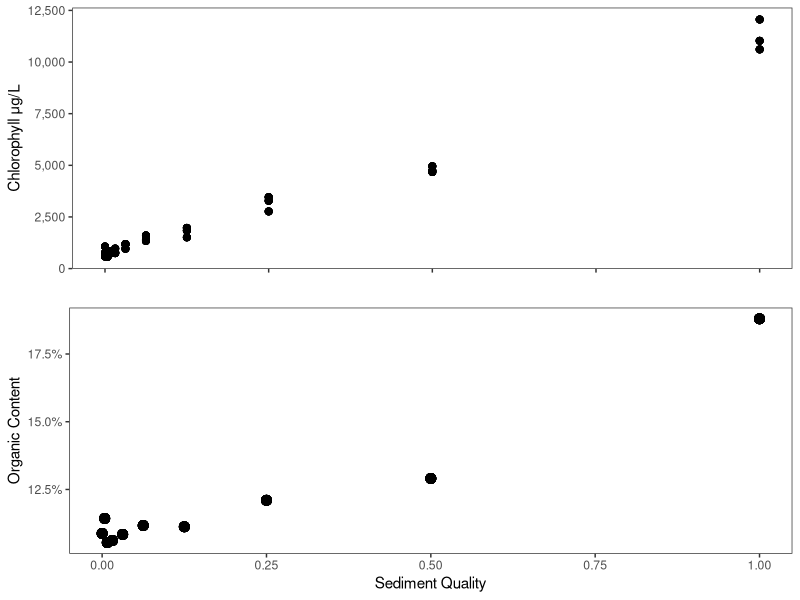
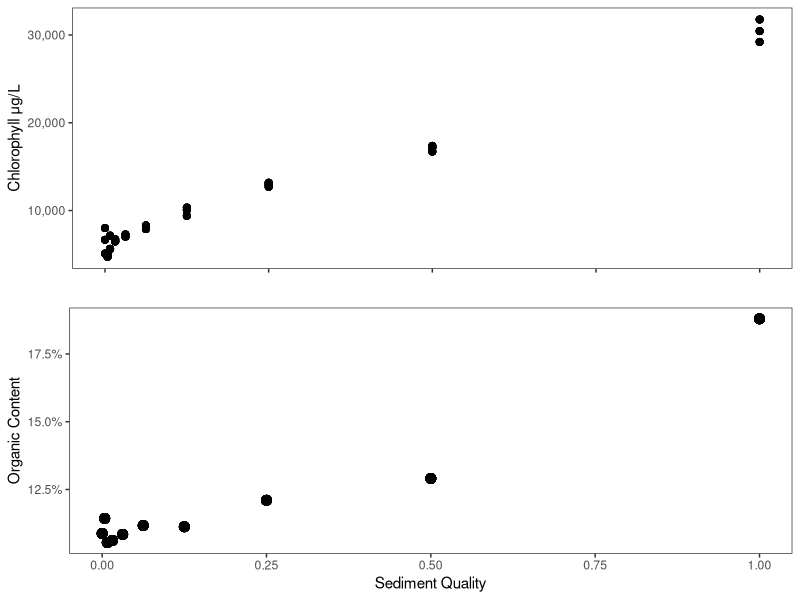
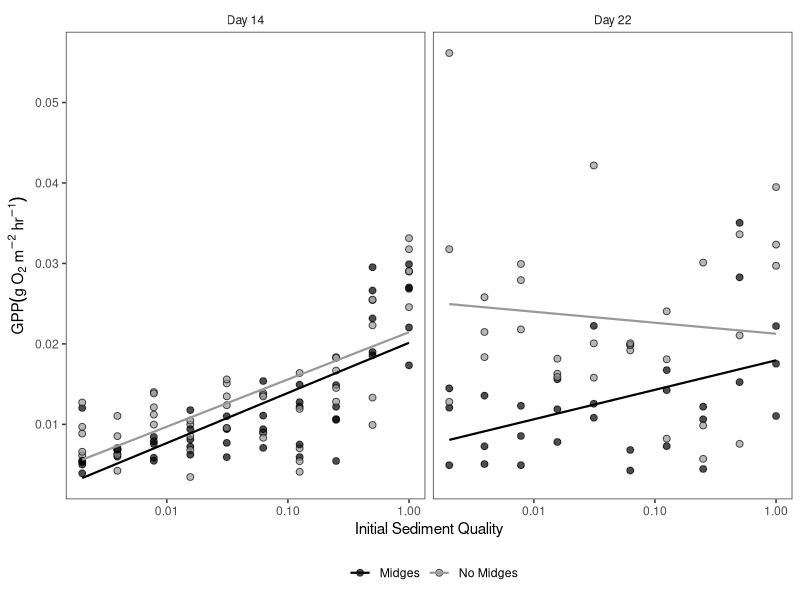
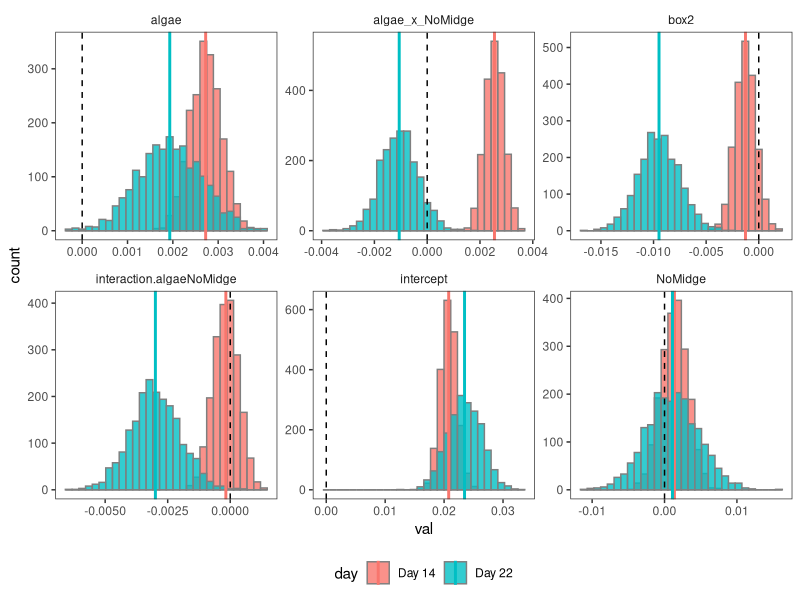
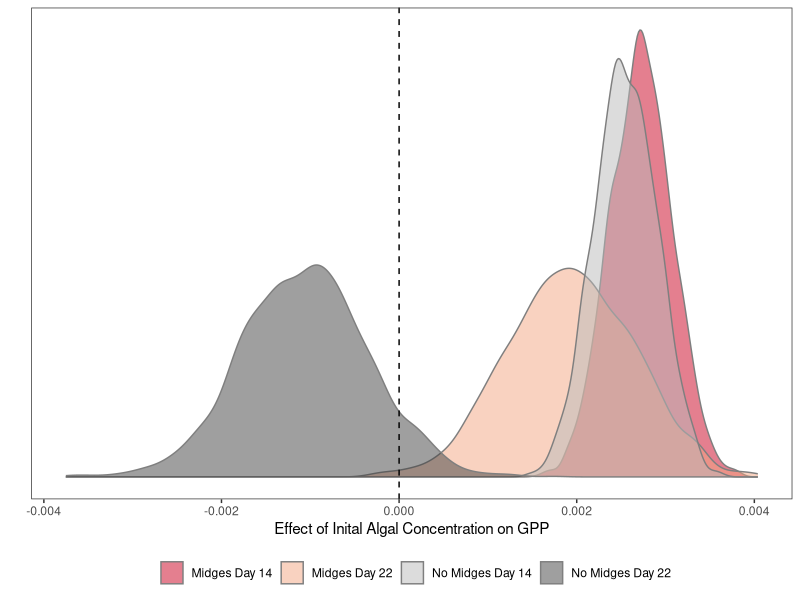
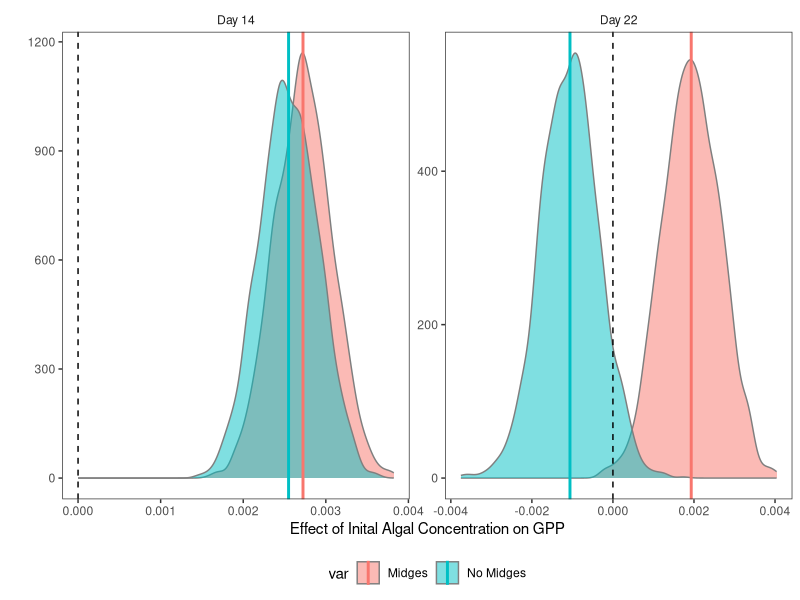
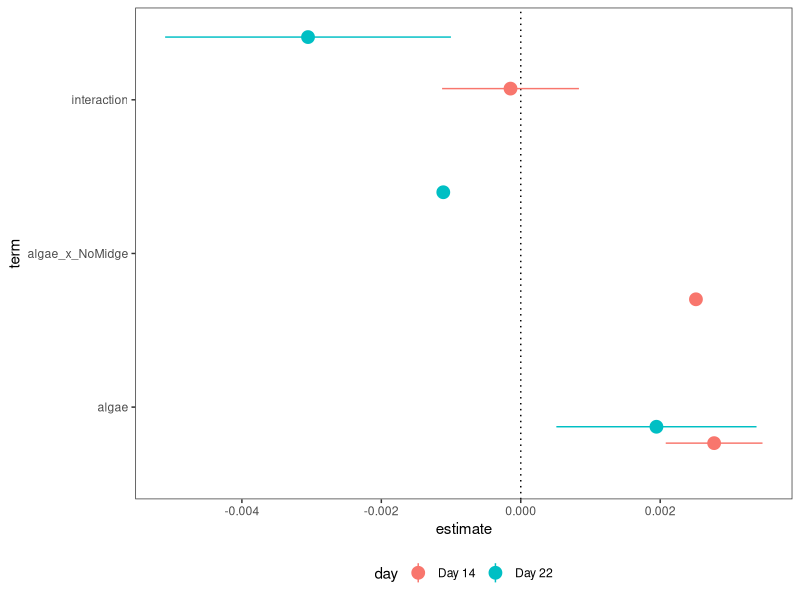
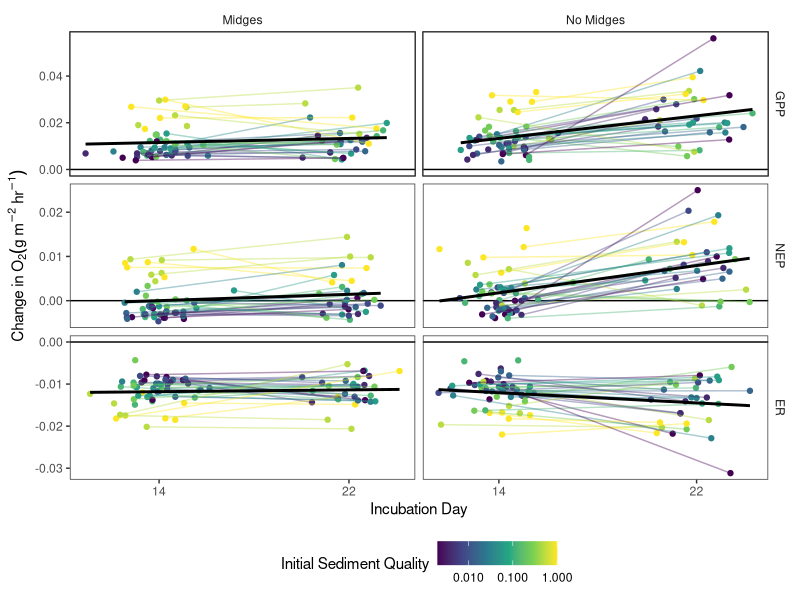

Write the R code that produced these figures, in order. (Note: a time limit stopped this script after it produced the figures.)
#====Load Packages====
library(tidyverse)
library(lubridate)
library(viridis)
library(gridExtra)
library(lme4)
library(car)

#Define function to give NA if all NAs else give mean
meanna <- function(x){
  if(all(is.na(x))){
    NA
  }
  else{
    mean(x, na.rm = TRUE)
  }
}

#====set aesthetics====
theme_set(theme_bw()+
            theme(panel.grid = element_blank(),
                  strip.background = element_blank(),
                  legend.position = "bottom"))

#====Set Seed====
set.seed(12345)

#====read in files====

meta <- read_csv("clean data/MG_meta.csv") %>% 
  mutate(algae_conc2 = ifelse(algae_conc == 0, 2e-3, algae_conc)) #check
chl <- read_csv("clean data/MG_chl.csv")
om <- read_csv("clean data/MG_om.csv")
ndvi <- read_csv("clean data/MG_ndvi.csv")
ep_raw <- read_csv("clean data/MG_ep.csv")
cm_raw <- read_csv("clean data/MG_cm.csv")
cc_raw <- read_csv("clean data/MG_cc.csv")


#====Figure 1: Chorophyll and organic content in stock sediment====
omplot <- om %>% 
  left_join(meta) %>% 
  ggplot(aes(algae_conc, perc.org))+
  geom_point(size =3)+
  scale_y_continuous(labels = scales::percent_format())+
  labs(x = "Sediment Quality",
       y = "Organic Content")

#corrected for pheophytin
corrchlplot <- chl %>% 
  left_join(meta) %>% 
  ggplot(aes(x = algae_conc, y = chl))+
  geom_point(size = 2, alpha = 0.8)+
  scale_y_continuous(labels = scales::comma_format())+
  labs(x = "",
       y = "Chlorophyll \u03BCg/L") +  #\u03BC is the unicode for mu
  theme(axis.text.x = element_blank())

#uncorrected
uncorrchlplot <- chl %>% 
  left_join(meta) %>% 
  ggplot(aes(x = algae_conc, y = uncorr_chl))+
  geom_point(size = 2, alpha = 0.8)+
  scale_y_continuous(labels = scales::comma_format())+
  labs(x = "",
       y = "Chlorophyll \u03BCg/L") + #\u03BC is the unicode for mu
  theme(axis.text.x = element_blank())


grid.arrange(corrchlplot, omplot, nrow  = 2)
grid.arrange(uncorrchlplot, omplot, nrow  = 2)


#=====Question 1: Effects of Midges on Primary Producers=====
## Midge effect on production
nep <- ep_raw %>% 
  left_join(meta) %>% 
  mutate(coreid = as.character(coreid),
         box = as.character(box))

nep14 <- nep %>% 
  filter(day == 14)

g14log <- lm(gpp~log(algae_conc2)*midge+box, data = nep14) 
summary(g14log)
# plot(g14log)


nep22 <- nep %>% 
  filter(day == 22)

g22log <- lm(gpp~log(algae_conc2)*midge+box, data = nep22)
summary(g22log)
# plot(g22log)


#====Figure 2: GPP====
nep %>% 
  mutate(day = paste("Day", day)) %>% 
  ggplot(aes(x = algae_conc2, y = gpp, fill = midge))+
  facet_wrap(~day)+
  geom_point(size  = 2, alpha = 0.7, shape = 21)+
  geom_smooth(aes(color = midge), method = "lm", size = 0.75, se = FALSE)+
  scale_fill_manual(values = c("black", "gray60"))+
  scale_color_manual(values = c("black", "gray60"))+
  labs(x = "Initial Sediment Quality",
       y = expression(GPP(g~O[2]~m^{-2}~hr^{-1})),
       color = "",
       fill = "")+
  scale_x_log10()


#====Do the slopes differ between the two sample dates====

#parametric bootstrapping verison

#set number of bootstraps
nboot <- 2000

#define function for parametric bootstrapping
para.boot <- function(data1, data2, response.var, lm1, lm2, results, nboot){

    #define data frames for simulated data
    dat1 = data1
    dat2 = data2
    
    #perform bootstrap
    for(i in 1:nboot){
      #simulate results estimates for day 14
      dat1$response.var <- simulate(lm1)[[1]] #simulate data from model
      lm1boot <- update(lm1, response.var ~., data = dat1) #perform lm on simulated data
      
      #extract coefficients 
      results$intercept[i] = coef(summary(lm1boot))[1,"Estimate"]
      results$algae[i] = coef(summary(lm1boot))[2,"Estimate"]
      results$NoMidge[i] = coef(summary(lm1boot))[3,"Estimate"]
      results$box2[i] = coef(summary(lm1boot))[4,"Estimate"]
      results$interaction.algaeNoMidge[i] = coef(summary(lm1boot))[5,"Estimate"]
      
      #add coefficients from algae and its interaction with midges to estimate effect of algae conc on response in absence of midges
      results$algae_x_NoMidge[i] = results$algae[i] + results$interaction.algaeNoMidge[i]
      
      #perform same process for second lm==
      dat2$response.var <- simulate(lm2)[[1]] #simulate data from model
      lm2boot <- update(lm2, response.var~., data = dat2) # fit regression to simulated data
      
      #extract coefficients
      results$intercept[i + nboot] = coef(summary(lm2boot))[1,"Estimate"] 
      results$algae[i + nboot] = coef(summary(lm2boot))[2,"Estimate"]
      results$NoMidge[i + nboot] = coef(summary(lm2boot))[3,"Estimate"]
      results$box2[i + nboot] = coef(summary(lm2boot))[4,"Estimate"]
      results$interaction.algaeNoMidge[i + nboot] = coef(summary(lm2boot))[5,"Estimate"]
      
      #add coefficients from algae and no midge to estimate effect of algae conc on gpp in absence of midge
      results$algae_x_NoMidge[i + nboot] = results$algae[i + nboot] + results$interaction.algaeNoMidge[i + nboot]
      
    }
    return(results)
}


#generate data frame to put all the results
gboot1 <- data.frame(sim = rep(1:nboot, 2), 
                     intercept = NA, 
                     algae = NA, 
                     NoMidge = NA, 
                     box2 = NA, 
                     interaction.algaeNoMidge = NA,
                     algae_x_NoMidge = NA, 
                     day = rep(c("Day 14", "Day 22"), each = nboot))

#peform bootstrapping
gboot1 <- para.boot(data1 = nep14, data2 = nep22, 
          response.var = "gpp", 
          lm1 = g14log, lm2 = g22log, 
          results = gboot1, nboot = nboot)



#plot all coefficients
gboot1 %>% 
  gather(var, val, -sim, -day) %>% 
  group_by(var, day) %>% 
  mutate(mean = mean(val)) %>% 
  ggplot(aes(val, fill = day))+
  geom_histogram(alpha = 0.8, color = "gray50", data = . %>% filter(day == "Day 14"))+
  geom_histogram(alpha = 0.8, color = "gray50", data =. %>% filter(day=="Day 22"))+
  facet_wrap(~var, scales = "free")+
  geom_vline(xintercept = 0, linetype = "dashed")+
  geom_vline(aes(xintercept = mean, col = day), size = 1)


gboot1 %>%
  select(algae, algae_x_NoMidge, day) %>%
  gather(var, val, -day) %>% 
  group_by(var, day) %>% 
  mutate(mean = mean(val),
         var = ifelse(var == 'algae_x_NoMidge', "No Midges", "Midges"),
         var = paste(var, day)) %>% 
  ggplot(aes(val, fill = var))+
  geom_density(alpha = 0.5, color = "gray50")+
  # geom_density(alpha = 0.5, color = "gray50", data =. %>% filter(day=="Day 22"))+
  geom_vline(xintercept = 0, linetype = "dashed")+
  labs(x = "Effect of Inital Algal Concentration on GPP",
       y = "",
       fill = "")+
  theme(axis.text.y = element_blank(),
        axis.ticks.y = element_blank())+
  scale_fill_brewer(palette = "RdGy")

gboot1 %>%
  select(algae, algae_x_NoMidge, day) %>%
  gather(var, val, -day) %>% 
  group_by(var, day) %>% 
  mutate(mean = mean(val),
         var = ifelse(var == 'algae_x_NoMidge', "No Midges", "Midges")) %>% 
  ggplot(aes(val, fill = var))+
  facet_wrap(~day, scales = "free")+
  geom_density(alpha = 0.5, color = "gray50", data = . %>% filter(var == "Midges"))+
  geom_density(alpha = 0.5, color = "gray50", data =. %>% filter(var == "No Midges"))+
  geom_vline(xintercept = 0, linetype = "dashed")+
  labs(x = "Effect of Inital Algal Concentration on GPP",
       y = "")+
  geom_vline(aes(xintercept = mean, col = var), size = 1)


##Delta Method Version

##NOT WORKING SOME PROBLEMS WITH DEFINITIONS

dmg <- data.frame(day = c("Day 14", "Day 22"), 
           #estimate for the slope of the effect of initial sediment quality on gpp with midges
           algae.estimate = c(coef(g14log)["log(algae_conc2)"], 
                              coef(g22log)["log(algae_conc2)"]), 
           #variance in that estimate
           algae.var = c(vcov(g14log)["log(algae_conc2)", "log(algae_conc2)"],
                         vcov(g22log)["log(algae_conc2)", "log(algae_conc2)"]), 
           #estimate for the interaction between midges and no midges
           interaction.estimate = c(coef(g14log)["log(algae_conc2):midgeNo Midges"],
                                    coef(g22log)["log(algae_conc2):midgeNo Midges"]),
           #variance in that estimate
           interaction.var = c(vcov(g14log)["log(algae_conc2):midgeNo Midges", "log(algae_conc2):midgeNo Midges"],
                               vcov(g22log)["log(algae_conc2):midgeNo Midges", "log(algae_conc2):midgeNo Midges"]), 
           #covariance between the two
           covar = c(vcov(g14log)["log(algae_conc2)", "log(algae_conc2):midgeNo Midges"],
                     vcov(g22log)["log(algae_conc2)", "log(algae_conc2):midgeNo Midges"]))


#not working because variance is being estimated as negative, which can't happen.
dmg <- dmg %>% 
  rowwise() %>% 
  mutate(algae_x_NoMidge = algae.estimate + interaction.estimate,
         algae_x_NoMidge.var = (algae.estimate^2)*algae.var + (interaction.estimate^2)*interaction.var + covar,
         algae.se = sqrt(algae.var),
         interaction.se = sqrt(interaction.var),
         algae_x_NoMidge.se = sqrt(algae_x_NoMidge.var))


dmg %>% 
  select(day, contains("estimate"), algae_x_NoMidge) %>% 
  gather(term, estimate, -day) %>% 
  mutate(term = str_remove(term, ".estimate")) %>% 
  left_join(dmg %>% 
              select(day, contains("se")) %>% 
              gather(term, se, -day) %>% 
              mutate(term = str_remove(term, ".se"))) %>% 
  ggplot(aes(x = term, y = estimate, col = day))+
  geom_hline(yintercept = 0, linetype = "dotted")+
  geom_point(position = position_jitter(width = 0.5, seed = 1), size = 4)+
  geom_pointrange(aes(ymin = estimate-2*se, ymax = estimate+2*se),  position = position_jitter(width = 0.5, seed = 1))+
  coord_flip()
  
#Statistics???
  

#fig 2 with error bars from bootstrapped models



#Supplemental Figure
nep %>% 
  gather(metabolism, value, resp, nep, gpp) %>% 
  mutate(day = day+rnorm(n(), 0.001), #add jitter
         metabolism = toupper(ifelse(metabolism == "resp", "er", metabolism)),
         metabolism = fct_reorder(metabolism, desc(value))) %>%  
  ggplot(aes(x = day, y = value, col = algae_conc2))+
  facet_grid(metabolism~midge, scales = "free")+
  geom_hline(yintercept = 0)+
  geom_point()+
  geom_line(aes( group = coreid), alpha = 0.4)+
  geom_smooth(method = "lm", col = "black", se = FALSE)+
  theme(legend.position = "bottom")+
  labs(y = expression("Change in" ~O[2] (g~m^{-2}~hr^{-1})),
       x = "Incubation Day",
       color = "Initial Sediment Quality")+
  scale_color_viridis_c(trans = "log10")+
  scale_x_continuous(breaks = c(14, 22))

nep %>% 
  mutate(day = paste("Day", day)) %>% 
  gather(metabolism, value, resp, nep, gpp) %>% 
  mutate(metabolism = toupper(metabolism),
         metabolism = ifelse(metabolism == "RESP", "ER", metabolism),
         metabolism = fct_reorder(metabolism, -value)) %>% 
  ggplot(aes(x = algae_conc2, y = value, fill = midge))+
  geom_hline(yintercept = 0, linetype = "dotted")+
  facet_grid(metabolism~day, scale = "free_y", switch = "y")+
  geom_point(size  = 2, alpha = 0.7, shape = 21)+
  geom_smooth(aes(color = midge), method = "lm", size = 0.75, se = FALSE)+
  scale_fill_manual(values = c("black", "gray60"))+
  scale_color_manual(values = c("black", "gray60"))+
  labs(x = "Initial Sediment Quality",
       y = expression(g~O[2]~m^{-2}~hr^{-1}),
       color = "",
       fill = "")+
  scale_x_log10()+
  theme(strip.placement = "outside")


##Midge Effects on chlorophyll

#This is especially sloppy because I might remove all of this. 
lm(NDVI_R~log(algae_conc2)*midge+box, data = ndvi %>% left_join(meta) %>% filter(day ==14)) %>% summary()
lm(NDVI_R~log(algae_conc2)*midge+box, data = ndvi %>% left_join(meta) %>% filter(day ==22)) %>% summary()

ndvi %>% 
  left_join(meta) %>% 
  ggplot(aes(x = algae_conc2, y = NDVI_R, fill = midge))+
  geom_point(size = 2, shape = 21)+
  facet_wrap(~paste("Day", day))+
  # geom_smooth(aes(col = midge), method = "lm", se = FALSE)+
  scale_fill_manual(values = c("black", "gray60"))+
  scale_color_manual(values = c("black", "gray60"))+
  labs(x = "Initial Sediment Quality",
       y = "NDVI")+
  scale_x_log10()

#supplement
ndvi %>%
  mutate(coreid = as.character(coreid)) %>% 
  left_join(nep) %>% 
  ggplot(aes(x = gpp, y = NDVI_R, col = algae_conc2))+
  geom_point()+
  facet_grid(midge~day)+
  geom_smooth(method = "lm", se = FALSE, col = "black", size = 0.7)+
  scale_color_viridis_c(trans = "log10")+
  labs(x = expression(GPP~(g^{2}~O[2]~m^{-2}~hr^{-1})),
       y = "NDVI",
       color = "Initial Sediment Quality")

ndvi %>% 
  left_join(meta) %>% 
  ggplot(aes(x = factor(day), y = NDVI_R, col = algae_conc2, group = factor(algae_conc)))+
  geom_jitter(width = 0.2)+
  facet_wrap(~midge)+
  geom_smooth(method = "lm", se = FALSE, size = 0.7)+
  scale_color_viridis_c(trans = "log10")+
  labs(x = "Day",
       y = "NDVI",
       color = "Initial Sediment Quality")



#====Question 2: Sediment Effects on Midges =====
##====Q2.1: Number of Midges Present====
cc <- cc_raw %>% 
  left_join(meta) %>% 
  mutate(coreid = as.character(coreid),
         box = as.character(box))

cc14 <- cc %>% 
  filter(day == 14)

nm14log <- glm(live_tt~log(algae_conc2)*midge+box, 
               data = cc14,
               family = quasipoisson())

summary(nm14log)
# plot(nm14log)

cc22 <- cc %>% 
  filter(day == 22)

nm22log <- glm(live_tt~log(algae_conc2)*midge+box, 
               data = cc22,
               family = quasipoisson())

summary(nm22log)
# plot(nm22log)

#====Figure 3: Number of Midges====
cc %>% 
  left_join(nep) %>% 
  filter(day %in% c(14, 22)) %>% 
  mutate(day = paste("Day", day)) %>% 
  ggplot(aes(x = algae_conc2, y = live_tt, fill = gpp))+
  facet_grid(midge~day, scales = "free")+
  geom_jitter(shape = 21, size = 2, alpha = 0.6, width = 0.0005, height = 0.3)+
  geom_smooth(method = "lm", se = FALSE, size = 0.6, col = "black")+
  scale_fill_viridis_c()+
  labs(y = "Live Tanytarsini",
       x = "Initial Sediment Quality",
       fill = expression(GPP(g~O[2]~m^{-2}~hr^{-1})~" "))+
  scale_x_log10()

cc %>% 
  left_join(nep) %>% 
  filter(day %in% c(14, 22)) %>% 
  mutate(day = paste("Day", day)) %>% 
  ggplot(aes(x = algae_conc2, y = live_tt, col = gpp, shape = day, linetype = day))+
  facet_wrap(~midge, scales = "free")+
  geom_jitter(size = 2, alpha = 0.6, width = 0.0005, height = 0.3)+
  geom_smooth(method = "lm", se = FALSE, size = 0.6, col = "black")+
  scale_color_viridis_c(trans = "log10")+
  scale_shape_manual(values = c(21,16))+
  scale_linetype_manual(values = c("dashed", "solid"))+
  labs(y = "Live Tanytarsini",
       x = "Initial Sediment Quality",
       fill = expression(GPP(g~O[2]~m^{-2}~hr^{-1})~" "))+
  scale_x_log10()+
  lims(y = c(0, NA))

#====Q2.1.a Bootstrapping Coefficients====
#generate data frame to put all the results
nmboot <- data.frame(sim = rep(1:nboot, 2), 
                     intercept = NA, 
                     algae = NA, 
                     NoMidge = NA, 
                     box2 = NA, 
                     interaction.algaeNoMidge = NA,
                     algae_x_NoMidge = NA, 
                     day = rep(c("Day 14", "Day 22"), each = nboot))

#unable to bootstrap quasi-models. The estimates should be the same if I use family = nonquasi, so we'll do that
nm142 <- update(nm14log, .~., family = poisson())
nm222 <- update(nm22log, .~., family = poisson())


#peform bootstrapping
nmboot <- para.boot(data1 = cc14, data2 = cc22, 
          response.var = "live_tt", 
          lm1 = nm142, lm2 = nm222, 
          results = nmboot, nboot = nboot)


#plot all coefficients
nmboot %>% 
  gather(var, val, -sim, -day) %>% 
  group_by(var, day) %>% 
  mutate(mean = mean(val)) %>% 
  ggplot(aes(val, fill = day))+
  geom_histogram(alpha = 0.8, color = "gray50", data = . %>% filter(day == "Day 14"))+
  geom_histogram(alpha = 0.8, color = "gray50", data =. %>% filter(day=="Day 22"))+
  facet_wrap(~var, scales = "free")+
  geom_vline(xintercept = 0, linetype = "dashed")+
  geom_vline(aes(xintercept = mean, col = day), size = 1)


nmboot %>%
  select(algae, algae_x_NoMidge, day) %>%
  gather(var, val, -day) %>% 
  group_by(var, day) %>% 
  mutate(mean = mean(val),
         var = ifelse(var == 'algae_x_NoMidge', "No Midges", "Midges")) %>% 
  ggplot(aes(val, fill = day))+
  facet_wrap(~var, scales = "free")+
  geom_density(alpha = 0.5, color = "gray50", data = . %>% filter(day == "Day 14"))+
  geom_density(alpha = 0.5, color = "gray50", data =. %>% filter(day=="Day 22"))+
  geom_vline(xintercept = 0, linetype = "dashed")+
  labs(x = "Effect of Inital Algal Concentration on Number of Live Midges",
       y = "")+
  geom_vline(aes(xintercept = mean, col = day), size = 1)


nmboot %>%
  select(algae, algae_x_NoMidge, day) %>%
  gather(var, val, -day) %>% 
  group_by(var, day) %>% 
  mutate(mean = mean(val),
         var = ifelse(var == 'algae_x_NoMidge', "No Midges", "Midges")) %>% 
  ggplot(aes(val, fill = var))+
  facet_wrap(~day, scales = "free")+
  geom_density(alpha = 0.5, color = "gray50", data = . %>% filter(var == "Midges"))+
  geom_density(alpha = 0.5, color = "gray50", data =. %>% filter(var == "No Midges"))+
  geom_vline(xintercept = 0, linetype = "dashed")+
  labs(x = "Effect of Inital Algal Concentration on Number of Live Midges",
       y = "")+
  geom_vline(aes(xintercept = mean, col = var), size = 1)



##====Q2.2: Midge Development====
cm <- cm_raw %>% 
  left_join(meta) %>% 
  mutate(coreid = as.character(coreid),
         box = as.character(box),
         body_size = body_size/1000) #convert from um to mm


#find starting midge stages
startingprop <- {cm %>% 
    #only tanytarsini
  filter(species_name == "tt") %>% 
  #set 1 if instar>2
  mutate(instar = ifelse(instar=="3"|instar=="4", 1, 0)) %>% 
  group_by(coreid, day, algae_conc, instar, midge) %>% 
  #count number of greater than 2nd instar
  summarise(count = n()) %>% 
  group_by(coreid) %>% 
  #get proportion within a mesocosm
  mutate(prop  = count/sum(count),
         live_tt = sum(count)) %>% 
  filter(instar == 1, 
         is.na(algae_conc))}$prop


p3 <- cm %>% 
  filter(species_name == "tt") %>% 
  mutate(instar = ifelse(instar=="3"|instar=="4", 1, 0)) %>% 
  group_by(coreid, day, algae_conc, algae_conc2, instar, midge, box) %>% 
  summarise(count = n()) %>% 
  group_by(coreid) %>% 
  mutate(prop  = count/sum(count),
         live_tt = sum(count)) %>% 
  filter(instar == 1)

#====Figure 4: Instar====
p3 %>% 
  filter(!is.na(algae_conc)) %>% 
  mutate(day = paste("Day", day)) %>% 
  ggplot(aes(y = prop, x = algae_conc2, fill = live_tt))+
  geom_point(shape = 21, size = 2, alpha = 0.7)+
  geom_hline(yintercept = startingprop)+
  facet_grid(midge~day)+
  scale_fill_viridis_c(option = "plasma")+
  lims(y = c(0,1))+
  labs(x = expression(GPP~(g^{2}~O[2]~m^{-2}~hr^{-1})),
       y = "Proportion of Larval Midges\n3rd instar or higher",
       fill = "Number of Larvae")+
  theme(legend.position = "bottom")+
  scale_x_log10()

#subset for day 14
p314 <- p3 %>% 
  filter(day == 14)

prop14log <- glm(prop~log(algae_conc2)*midge+box, 
                 data = p314, 
                 family = quasibinomial())

summary(prop14log)
# plot(prop14log)

#subset for day 22
p322 <- p3 %>% 
  filter(day == 22)

prop22log <- glm(prop~log(algae_conc2)*midge+box, 
                 data = p322, 
                 family = quasibinomial())
summary(prop22log)
# plot(prop22log)

#====Q2.2 Bootstrap====

##PROBLEMS!!!

#generate data frame to put all the results
propboot <- data.frame(sim = rep(1:nboot, 2), 
                     intercept = NA, 
                     algae = NA, 
                     NoMidge = NA, 
                     box2 = NA, 
                     interaction.algaeNoMidge = NA,
                     algae_x_NoMidge = NA, 
                     day = rep(c("Day 14", "Day 22"), each = nboot))

#update quasi-models
prop142 <- update(prop14log, .~., family = binomial())
prop222 <- update(prop22log, .~., family = binomial())

#peform bootstrapping
propboot <- para.boot(data1 = p314, data2 = p322, 
          response.var = "prop", 
          lm1 = prop142, lm2 = prop222, 
          results = propboot, nboot = nboot)


#plot all coefficients
propboot %>% 
  gather(var, val, -sim, -day) %>% 
  group_by(var, day) %>% 
  mutate(mean = mean(val)) %>% 
  ggplot(aes(val, fill = day))+
  geom_histogram(alpha = 0.8, color = "gray50", data = . %>% filter(day == "Day 14"))+
  geom_histogram(alpha = 0.8, color = "gray50", data =. %>% filter(day=="Day 22"))+
  facet_wrap(~var, scales = "free")+
  geom_vline(xintercept = 0, linetype = "dashed")+
  geom_vline(aes(xintercept = mean, col = day), size = 1)


propboot %>%
  select(algae, algae_x_NoMidge, day) %>%
  gather(var, val, -day) %>% 
  group_by(var, day) %>% 
  mutate(mean = mean(val),
         var = ifelse(var == 'algae_x_NoMidge', "No Midges", "Midges")) %>% 
  ggplot(aes(val, fill = day))+
  facet_wrap(~var, scales = "free")+
  geom_density(alpha = 0.5, color = "gray50", data = . %>% filter(day == "Day 14"))+
  geom_density(alpha = 0.5, color = "gray50", data =. %>% filter(day=="Day 22"))+
  geom_vline(xintercept = 0, linetype = "dashed")+
  labs(x = "Effect of Inital Algal Concentration on GPP",
       y = "")+
  geom_vline(aes(xintercept = mean, col = day), size = 1)


propboot %>%
  select(algae, algae_x_NoMidge, day) %>%
  gather(var, val, -day) %>% 
  group_by(var, day) %>% 
  mutate(mean = mean(val),
         var = ifelse(var == 'algae_x_NoMidge', "No Midges", "Midges")) %>% 
  ggplot(aes(val, fill = var))+
  facet_wrap(~day, scales = "free")+
  geom_density(alpha = 0.5, color = "gray50", data = . %>% filter(var == "Midges"))+
  geom_density(alpha = 0.5, color = "gray50", data =. %>% filter(var == "No Midges"))+
  geom_vline(xintercept = 0, linetype = "dashed")+
  labs(x = "Effect of Inital Algal Concentration on GPP",
       y = "")+
  geom_vline(aes(xintercept = mean, col = var), size = 1)



##====Q2.3: Midge Length====
#subset to 3rd instar tanytarsini and to not include the stocked midges
l3 <- cm %>% 
  filter(instar == 3,
         day!=0)

#subset day 14
l314 <- l3 %>% 
  filter(day == 14)

bl14log <- lmer(body_size~log(algae_conc2)*midge+box+
                  (1|coreid), 
                data = l314) 

summary(bl14log)
# plot(bl14log)

Anova(bl14log, type = "3", test.statistic = "F")
Anova(bl14log, type = "2", test.statistic = "F")

#subset day 22
l322 <- l3 %>% 
  filter(day == 22)

bl22log <- lmer(body_size~log(algae_conc2)*midge+box +
                  (1|coreid), 
                data = l322)
summary(bl22log)
# plot(bl22log)

Anova(bl22log, type = "3", test.statistic = "F")
Anova(bl22log, type = "2", test.statistic = "F")


#====Figure 5: Body Length====
l3 %>% 
  left_join(nep) %>%
  mutate(day = paste("Day", day)) %>% 
  ggplot(aes(x = algae_conc2, y = body_size, fill = gpp))+
  facet_grid(midge~day, scales = "free_x")+
  geom_point(alpha = 0.2, shape = 21, size = 2)+
  geom_smooth(method = "lm", se = FALSE, color = "black", size = 0.7)+
  scale_fill_viridis_c()+
  labs(x = "Initial Sediment Conditions",
       y = "Body Length of \nThird Instar Tanytarsini (mm)",
       fill = expression(GPP~(g^{2}~O[2]~m^{-2}~hr^{-1})~" "))+
  theme(legend.position = "bottom")+
  scale_x_log10()


#====Q2.3a: Bootstrap====
#generate data frame to put all the results
blboot <- data.frame(sim = rep(1:nboot, 2), 
                     intercept = NA, 
                     algae = NA, 
                     NoMidge = NA, 
                     box2 = NA, 
                     interaction.algaeNoMidge = NA,
                     algae_x_NoMidge = NA, 
                     day = rep(c("Day 14", "Day 22"), each = nboot))

#peform bootstrapping
blboot <- para.boot(data1 = l314 %>% filter(!is.na(body_size)), data2 = l322 %>% filter(!is.na(body_size)), 
          response.var = "live_tt", 
          lm1 = bl14log, lm2 = bl22log, 
          results = blboot, nboot = nboot)


#plot all coefficients
blboot %>% 
  gather(var, val, -sim, -day) %>% 
  group_by(var, day) %>% 
  mutate(mean = mean(val)) %>% 
  ggplot(aes(val, fill = day))+
  geom_histogram(alpha = 0.8, color = "gray50", data = . %>% filter(day == "Day 14"))+
  geom_histogram(alpha = 0.8, color = "gray50", data =. %>% filter(day=="Day 22"))+
  facet_wrap(~var, scales = "free")+
  geom_vline(xintercept = 0, linetype = "dashed")+
  geom_vline(aes(xintercept = mean, col = day), size = 1)


blboot %>%
  select(algae, algae_x_NoMidge, day) %>%
  gather(var, val, -day) %>% 
  group_by(var, day) %>% 
  mutate(mean = mean(val),
         var = ifelse(var == 'algae_x_NoMidge', "No Midges", "Midges")) %>% 
  ggplot(aes(val, fill = day))+
  facet_wrap(~var, scales = "free")+
  geom_density(alpha = 0.5, color = "gray50", data = . %>% filter(day == "Day 14"))+
  geom_density(alpha = 0.5, color = "gray50", data =. %>% filter(day=="Day 22"))+
  geom_vline(xintercept = 0, linetype = "dashed")+
  labs(x = "Effect of Inital Algal Concentration on Body Length",
       y = "")+
  geom_vline(aes(xintercept = mean, col = day), size = 1)


blboot %>%
  select(algae, algae_x_NoMidge, day) %>%
  gather(var, val, -day) %>% 
  group_by(var, day) %>% 
  mutate(mean = mean(val),
         var = ifelse(var == 'algae_x_NoMidge', "No Midges", "Midges")) %>% 
  ggplot(aes(val, fill = var))+
  facet_wrap(~day, scales = "free")+
  geom_density(alpha = 0.5, color = "gray50", data = . %>% filter(var == "Midges"))+
  geom_density(alpha = 0.5, color = "gray50", data =. %>% filter(var == "No Midges"))+
  geom_vline(xintercept = 0, linetype = "dashed")+
  labs(x = "Effect of Inital Algal Concentration on Body Length",
       y = "")+
  geom_vline(aes(xintercept = mean, col = var), size = 1)




##====Q2.3b Midge Length Alternate====
#3rd instars averaged
bl14log2 <- lm(body_size~log(algae_conc2)*midge+box,
               weights = live_tt,
                data = l314 %>% 
                  group_by(algae_conc2, midge, box) %>% 
                summarise(body_size = meanna(body_size)) %>% 
                 left_join(cc)) 

summary(bl14log2)
plot(bl14log2)


bl22log2 <- lm(body_size~log(algae_conc2)*midge+box, 
               weights = live_tt,
                data = l322 %>% 
                 group_by(algae_conc2, midge, box) %>% 
                 summarise(body_size = meanna(body_size)) %>% 
                 left_join(cc))
summary(bl22log2)
plot(bl22log2)


l3 %>% 
  left_join(nep) %>%
  group_by(coreid, gpp, algae_conc2, day, midge) %>% 
  summarise(bs_se = sd(body_size, na.rm = TRUE), 
            body_size = meanna(body_size)) %>% 
  mutate(day = paste("Day", day)) %>% 
  ggplot(aes(x = algae_conc2, y = body_size, fill = gpp))+
  facet_grid(midge~day, scales = "free_x")+
  geom_point(alpha = 0.7, shape = 21, size = 2)+
  geom_errorbar(aes(ymin = body_size-bs_se, ymax = body_size + bs_se), 
                col = "black", width = 0)+
  geom_smooth(method = "lm", se = FALSE, color = "black", size = 0.7)+
  scale_fill_viridis_c()+
  labs(x = "Initial Sediment Conditions",
       y = "Body Length of \nThird Instar Tanytarsini (mm)",
       fill = expression(GPP~(g^{2}~O[2]~m^{-2}~hr^{-1})~" "))+
  theme(legend.position = "bottom")+
  scale_x_log10()

#body size for all instars averaged
bl14log3 <- lm(body_size~log(algae_conc2)*midge+box, 
               weights = live_tt,
               data = cm %>% 
                 filter(day == 14) %>% 
                 group_by(algae_conc2, midge, box) %>% 
                 summarise(body_size = meanna(body_size)) %>% 
                 left_join(cc)) 

summary(bl14log3)
plot(bl14log3) 


bl22log3 <- lm(body_size~log(algae_conc2)*midge+box, 
               weights = live_tt,
               data = cm %>% 
                 filter(day == 22) %>% 
                 group_by(algae_conc2, midge, box) %>% 
                 summarise(body_size = meanna(body_size)) %>% 
                 left_join(cc))
summary(bl22log3)
plot(bl22log3)

cm %>% 
  filter(day!=0) %>% 
  left_join(nep) %>%
  group_by(coreid, gpp, algae_conc2, day, midge) %>% 
  summarise(bs_se = sd(body_size, na.rm = TRUE), 
            body_size = meanna(body_size)) %>% 
  mutate(day = paste("Day", day)) %>% 
  ggplot(aes(x = algae_conc2, y = body_size, fill = gpp))+
  facet_grid(midge~day, scales = "free_x")+
  geom_point(alpha = 0.7, shape = 21, size = 2)+
  geom_errorbar(aes(ymin = body_size-bs_se, ymax = body_size + bs_se), 
                col = "black", width = 0)+
  geom_smooth(method = "lm", se = FALSE, color = "black", size = 0.7)+
  scale_fill_viridis_c()+
  labs(x = "Initial Sediment Conditions",
       y = "Body Length of \nThird Instar Tanytarsini (mm)",
       fill = expression(GPP~(g^{2}~O[2]~m^{-2}~hr^{-1})~" "))+
  theme(legend.position = "bottom")+
  scale_x_log10()

#Separating midge no midge
lm(body_size~log(algae_conc2)*day+box, 
   weights = live_tt,
   data = cm %>% 
     filter(midge == "Midges") %>% 
     group_by(algae_conc2, midge, box) %>% 
     summarise(body_size = meanna(body_size)) %>% 
     left_join(cc)) %>% summary()

lm(body_size~log(algae_conc2)*day+box, 
   weights = live_tt,
   data = cm %>% 
     filter(midge == "No Midges") %>% 
     group_by(algae_conc2, midge, box) %>% 
     summarise(body_size = meanna(body_size)) %>% 
     left_join(cc)) %>% summary()




##====Q2 SUPPLEMENT1 : Did midges increase in body length?====
growth <- lm(body_size~day, data = cm %>% filter(species_name == "tt"))
summary(growth)
plot(growth)

growth3 <- lm(body_size~day*factor(instar), data = cm %>% filter(species_name == "tt"))
summary(growth3)
plot(growth3)

cm %>% group_by(day) %>% 
  summarise(mean = mean(body_size, na.rm = TRUE),
            se = sd(body_size, na.rm = TRUE)) %>% 
  mutate(xmin = day-2,
         xmax = day+2,
         ymin = mean-se,
         ymax = mean+se) %>% 
  ggplot(aes(x = day, y = mean))+
  geom_rect(aes(xmin = xmin, xmax = xmax, ymin = ymin, ymax = ymax), alpha = 0.5)+
  geom_jitter(aes(y = body_size, col = factor(instar)), width = 2, height = 0, alpha = 0.5, data = cm %>% filter(species_name == "tt", !is.na(instar)))+
  geom_smooth(aes(y = body_size), size = 0.7, color = "red", method = "lm", se = FALSE, data = cm)+
  geom_segment(aes(yend = mean, x = xmin, xend = xmax), size = 1, col = "blue")+
  geom_text(y = 5.5, x = 0, label = paste0("y = ", round(coef(growth)[2], 2), "x + ", round(coef(growth)[1], 2), "\n R2 = ", round(summary(growth)$r.squared, 2)))+
  labs(x = "Day",
       y = "Tanytarsini Length (mm)",
       color = "Instar")

growth4 <- lm(weight(body_size)~day, data = cm %>% filter(species_name == "tt"))
summary(growth4)
plot(growth4)


#====Q2.4: Midge Movement====
mmv1 <- glm(live_tt~log(algae_conc2)*factor(day) + box, 
    data = cc %>% filter(midge=="No Midges"), 
    family = quasipoisson())
summary(mmv1)

# mmv2 <- glm(live_tt~log(gpp)*factor(day) + box, 
#             data = cc %>% filter(midge=="No Midges") %>% left_join(nep), 
#             family = quasipoisson())
# summary(mmv2)
# 
# 
# anova(mmv1, mmv2)

#====Question 3: How Much do midges rely on algae?====
#convert midges to biomass following Lindegaard and Jonasson 1979
#AFDW in mg^(1/3) = 0.0442 + 0.0879 * length in mm 
weight <- function(l){
  (0.442 + 0.0879 * l )^3 
}


#calculate carbon using Amanda's Isotope Data
dwc = 0.5 #plae holder


#increment Summation method to estimate production 
incsumprod <- function(n1, n2, wt1, wt2, deltaT){
  g = wt2-wt1 #individual growth
  Nbar = (n1 + n2)/2 #Average abundance
  intp = Nbar*g #production over the interval
  Pd = intp/deltaT #daily production
  list(g = g, Nbar = Nbar, intp = intp, Pd = Pd)
}

#Calculate standard errors on midge productivity

#step 1: calculate partial derivatives for delta method
deriv(~((n1+n2)/2)*(wt2-wt1)/deltaT,
      c("n1", "wt2", "wt1")) #we assume perfect knowledge of nt and t
#step 2:  
#Delta method to propogate error:
#Sy = sqrt((dy/dx)^2*s^2x + (dz/dx)^2*s^2z + .... + cov)
prodse <- function(n1, n2, wt1, wt2, deltaT, n1se, w1se, w2se){
  expr2 = (n1+n2)/2
  expr3 = wt2-wt1
  expr9 = expr2/deltaT
  dn1 = 1/2*expr3/deltaT
  dw2 = expr9
  dw1 = expr9
  P.se = sqrt(dw2^2*w2se^2 + dw1^2*w2se^2)
  return(P.se)
}



#calculate midge productivity
midgeprod <- cm %>% 
  left_join(cc) %>% 
  filter(species_name == "tt",
         day!=0,
         midge == "Midges") %>% 
  group_by(coreid) %>% 
  mutate(w = weight(body_size)) %>% #estimate dry mass
  group_by(coreid, day, box, algae_conc) %>% 
  summarise(wt = meanna(w), #average biomass of a midge (mg)
            nt = unique(live_tt), #number of individuals in the mesocosm
            wt.se = sd(w, na.rm = TRUE)/sqrt(nt)) %>% 
  # combine with initial values
  bind_cols(cm %>% 
              filter(species_name == "tt",
                     day == 0) %>% 
              group_by(coreid) %>% 
              add_count() %>% 
              mutate(w = weight(body_size),
                     c = w*dwc,
                     live_tt = n) %>%
              ungroup %>% 
              group_by(sampledate) %>%
              summarise(n= n(),
                        wt1 = mean(w), #weight at t = 0
                        n1 = mean(live_tt), #number at t = 0
                        wt1.se = sd(w)/sqrt(n),
                        nt1.se = sd(live_tt)/sqrt(3)) %>% 
              select(-sampledate)) %>% 
  ungroup %>% 
  mutate(Pd = incsumprod(n1 = n1, n2 = nt, wt1 = wt1, wt2 = wt, deltaT = day)$Pd, #production in mg,
         g = incsumprod(n1 = n1, n2 = nt, wt1 = wt1, wt2 = wt, deltaT = day)$g,
         Pd.se = prodse(n1 = n1, n2 = nt, wt1 = wt1, wt2 = wt, deltaT = day, n1se = nt1.se, w1se = wt1.se, w2se = wt.se),
         Pdc.se = Pd.se*dwc*1000,
         Pdc = Pd*dwc*1000) #convert from weight to c (mg) then convert to micrograms 
 



#compare measurements of growth (lm) to these estimates
midgeprod %>% 
  group_by(day) %>% 
  mutate(meanw = mean((wt-wt1)/day)) %>% 
  ggplot(aes((wt-wt1)/day, fill = factor(day)))+
  geom_histogram(bins = 15, alpha = 0.7)+
  geom_vline(xintercept = 0, linetype = "dotted")+
  geom_vline(xintercept = coef(growth4)[2], linetype = "dashed")+
  geom_vline(aes(xintercept = meanw, col = factor(day)))

##Estimate daily production of primary producers in C
#converting g O2--> C
#1:1 molar mass
12/32

pq <- 0.375

#calculate area of mesocosm
mesor <- 15 #mm
area <- mesor^2*pi #mm^2

#calculate algal productivity
algaeprod <- nep %>%
  mutate(gpp_c = gpp*pq, #g m^-2 h^-1
         #multiply by 1e6 to convert g to ug and divide by 1e6 to get mm^-2 multiply by 24 to get hourly 
         gpp_cm = gpp_c*area, #hourly primary production of C (micrograms) in a mesocosm
         resp_cm = resp*pq*area, #hourly respiration
         nep_cm = nep*pq*area, #hourly nep 
         net_daily = 18*nep_cm + 6*resp_cm, #nep over course of day
         gpp_daily = 18*gpp_cm, #daily GPP
         resp_daily = 24*resp_cm) #daily respiration


apm <- algaeprod %>% 
  filter(midge == "Midges")

#Set values for transfer efficiencies
AEa = 1 #arbitrary value set for the assimilation of fixed carbon by algae
NPEm = 0.54 #Net Production efficiency for T. gracilentus at Myvatn Lindegaard 1994
FA = 1 #Fraction of assimilated material in midge attributed to algae
AEm = c(0.1, 0.5, 1) #Assimilation efficiency


#Im = (Pm*FA)/(NPE*AE), Where Im = ingestion by midges, Pm = midge productivity, FA = Fraction of algae assimilated, NPE = Net production efficiency, AE = assimilation efficiency
#when Im = Pa, Where Pa = algal productivity 
#Pa/(Pm*FA) = NPE*AE

#confirming the slope = NPE*AE
data.frame(GPP = 0:max(apm$gpp_daily)) %>% 
  crossing(AE = c(0.1, 0.5, 1)) %>%
  mutate( NPP = GPP*AEa,
          Pdc = (NPP*NPEm*AE)/FA) %>% 
  lm(Pdc~0+NPP:factor(AE), data = .)



#====Figure 6: Midge productivity and primary production=====
#combine estimates of midge production with algae production
production <- midgeprod %>%  
  left_join(algaeprod %>% 
              group_by(coreid, algae_conc2) %>% 
              # select(-day) %>% 
              mutate(NPP = gpp_daily*AEa,
                     NPP.mean = meanna(NPP)) %>% #multiply GPP by AEa (the efficiency at which algae convert fixed carbon into new biomass)
              summarise(NPP = meanna(NPP))) #average by day


#slopes and lines for I/P figure
IPs = data.frame(AEm = AEm, 
                 NPEm = NPEm, 
                 x = max(production$NPP)+5,
                 slope = AEm*NPEm,
                 label = paste("AE[m]==", format(AEm, nsmall = 1)),
                 label2 = "I[m]/P[a] == 1") %>% 
  mutate(y = x*NPEm*AEm)


production %>% 
  ggplot(aes(x = NPP, y = Pdc))+
  geom_hline(yintercept = 0, linetype = "dashed")+
  geom_errorbar(aes(ymin = Pdc-Pdc.se, ymax = Pdc+Pdc.se, color = algae_conc))+
  geom_point(aes(color = algae_conc, shape = factor(day)), fill = "white")+
  geom_segment(aes(x = 0, y = 0, xend = max(production$NPP)+5, yend =  slope * (max(production$NPP)+5)), data = IPs)+
  geom_text(aes(x = x, y = y, label = label), parse = TRUE, hjust = 0, vjust = 1, color = "black", data = IPs)+
  geom_text(aes(x = x, y = y, label = label2), parse = TRUE, hjust = 0,vjust = 0, color = "black", data = IPs)+
  labs(x = expression("Algal Productivity \u03BCg C "~d^{-1}),
       y = expression("Midge Productivity \u03BCg C "~d^{-1}),
       color = "Initial Sediment Quality",
       shape = "Day")+
  scale_color_gradient(low = "goldenrod2", high = "darkgreen")+
  scale_shape_manual(values = c(21, 16))+
  lims(x = c(0, 200),
       y = c(NA, 100))+
  coord_equal()+
  guides(colour = guide_colourbar(title.position="top", title.hjust = 0.5),
         shape = guide_legend(title.position="top", title.hjust = 0.5))

midgeprod %>% 
  left_join(algaeprod %>% 
              select(coreid, algae_conc2, day, gpp_daily) %>% 
              group_by(coreid, algae_conc2) %>% 
              mutate(NPP = gpp_daily*AEa,
                     day = paste0("NPP_", day)) %>%
              select(-gpp_daily) %>% 
              spread(day, NPP) %>% 
              rowwise() %>% 
              mutate(NPP = meanna(c(NPP_14, NPP_22)))) %>% 
  ggplot(aes(y = Pdc, x = NPP))+
  geom_rect(aes(ymin = Pdc-Pdc.se, ymax = Pdc.se+Pdc, xmin = NPP_14, xmax = NPP_22, fill = algae_conc2), alpha = 0.2)+
  geom_errorbar(aes(ymin = Pdc-Pdc.se, ymax = Pdc.se+Pdc, col = algae_conc2), data = . %>% filter(is.na(NPP_22)))+
  geom_hline(yintercept = 0, linetype = "dashed")+
  geom_point(aes(col = algae_conc2))+
  geom_segment(aes(x = 0, y = 0, xend = max(production$NPP)+5, yend =  slope * (max(production$NPP)+5)), data = IPs)+
  labs(x = expression("Algal Productivity \u03BCg C "~d^{-1}),
       y = expression("Midge Productivity \u03BCg C "~d^{-1}),
       color = "Initial Sediment Quality",
       shape = "Day")+
  scale_color_gradient(low = "goldenrod2", high = "darkgreen", trans = "log10")+
  scale_fill_gradient(low = "goldenrod2", high = "darkgreen", trans = "log10", guide = FALSE)+
  facet_wrap(~day)+
  coord_equal()+
  guides(colour = guide_colourbar(title.position="top", title.hjust = 0.5),
         shape = guide_legend(title.position="top", title.hjust = 0.5))


nep %>% 
  select(coreid, day, gpp, midge) %>% 
  mutate(midge = str_replace(midge, " ", "_")) %>% 
  spread(midge, gpp)
  summarise()

#What is the AE if they only eat algae??
prodmod1 <- lm(Pdc~NPP, 
              data = production)

coef(prodmod1)[2]/NPEm

prodmod2<- lm(Pdc~NPP, 
               weights = 1/Pdc.se^2,
               data = production)
coef(prodmod2)[2]/NPEm

prodmod3 <- lm(Pdc~NPP:factor(day), 
   data = production)

coef(prodmod3)[2]/NPEm
coef(prodmod3)[3]/NPEm

prodmod4 <- lm(Pdc~NPP:factor(day), 
               weights = 1/Pdc.se^2,
               data = production)

coef(prodmod4)[2]/NPEm
coef(prodmod4)[3]/NPEm


production %>% 
  mutate(lower = Pdc-2*Pdc.se) %>% 
  filter(lower/(NPEm*1)>NPP)

#====Q3: Supplement====
# using day of incubation
sim%>% 
  ggplot(aes(x = NPP, y = Pdc))+
  facet_wrap(~paste("AEm = ", AE), ncol = 5)+
  stat_contour(aes(z = ip2, fill = ip2, linetype = factor(..level..)), col = "black", binwidth = 0.25, show.legend = FALSE)+
  geom_hline(yintercept = 0, col = "black")+
  #add points of observed values
  geom_point(aes(shape = as.character(day), col = algae_conc), alpha = 0.7, fill = "black", 
             data = midgeprod %>%  
               left_join(algaeprod %>% 
                           mutate(NPP = gpp_daily*AEa)))+
  geom_errorbar(aes(ymin = Pdc-Pdc.se, ymax = Pdc+Pdc.se, col = algae_conc), width = 0,
                data = midgeprod %>%
                  left_join(algaeprod %>%
                              mutate(NPP = gpp_daily*AEa,
                                     ip2 = NA)))+
  labs(x = expression("Algal Productivity \u03BCg C "~d^{-1}),
       y = expression("Midge Productivity \u03BCg C "~d^{-1}),
       fill = expression(I[m]/P[a]),
       color = "Initial Sediment Quality",
       shape = "Day")+
  scale_color_viridis_c()+
  # theme(legend.position = "right")+
  scale_linetype_manual(values = c("dotted", "dashed", "solid"))


#same plot but using only gpp values from day 14
sim%>% 
  ggplot(aes(x = NPP, y = Pdc, fill = ip2))+
  facet_wrap(~paste("AEm = ", AE), ncol = 5)+
  stat_contour(aes(z = ip2, linetype = factor(..level..)), col = "black", binwidth = 0.25, show.legend = FALSE)+
  geom_hline(yintercept = 0, col = "black")+
  #add points of observed values
  geom_point(aes(shape = as.character(day), col = algae_conc), alpha = 0.7, fill = "black", 
             data = midgeprod %>%  
               left_join(algaeprod %>% filter(day != 22) %>% select(-day) %>% 
                           mutate(NPP = gpp_daily*AEa)))+
  labs(x = expression("Algal Productivity \u03BCg C "~d^{-1}),
       y = expression("Midge Productivity \u03BCg C "~d^{-1}),
       fill = expression(I[m]/P[a]),
       color = "Initial Sediment Quality",
       shape = "Day")+
  scale_color_viridis_c()+
  # theme(legend.position = "right")+
  scale_linetype_manual(values = c("dotted", "dashed", "solid"))






#how many mesocosms could survive on algae
midgeprod %>%  
  # filter(Pdc>0) %>% 
  left_join(algaeprod %>% 
              mutate(NPP = gpp_daily*AEa)) %>% 
  select(coreid, day, box, algae_conc, Pdc, gpp_daily, NPP) %>% 
  crossing(AE = seq(0.1,1,by = 0.001)) %>% 
  mutate(ingestion = Pdc/(NPEm*AE),
         ip = ingestion/NPP) %>% 
  group_by(AE) %>% 
  count(algae_only = ip<1) %>% 
  filter(algae_only == TRUE) %>% 
  ggplot(aes(y = n, x= AE))+
  lims(y = c(NA, nrow(midgeprod %>% filter(Pdc>0))))+
  geom_line()+
  labs(y = expression("mesocosms with "~I[m]/P[a]<1),
       x = expression(AE[m]))

midgeprod %>%  
  filter(Pdc>0) %>% 
  left_join(algaeprod %>% 
              mutate(NPP = gpp_daily*AEa)) %>% 
  select(coreid, day, box, algae_conc, Pdc, gpp_daily, NPP) %>% 
  crossing(AE = seq(0.1,1,by = 0.001)) %>% 
  mutate(ingestion = Pdc/(NPEm*AE),
         ip = ingestion/NPP) %>% 
  group_by(AE) %>% 
  count(algae_only = ip<1) %>% 
  filter(algae_only == TRUE) %>% 
  ggplot(aes(y = n, x= AE))+
  lims(y = c(NA, nrow(midgeprod %>% filter(Pdc>0))))+
  geom_line()+
  geom_line(col = "red", data = midgeprod %>%  
              filter(Pdc>0) %>% 
              left_join(algaeprod %>% 
                          filter(day == 14) %>% 
                          select(-day) %>% 
                          mutate(NPP = gpp_daily*AEa)) %>% 
              select(coreid, day, box, algae_conc, Pdc, gpp_daily, NPP) %>% 
              crossing(AE = seq(0.1,1,by = 0.001)) %>% 
              mutate(ingestion = Pdc/(NPEm*AE),
                     ip = ingestion/NPP) %>% 
              group_by(AE) %>% 
              count(algae_only = ip<1) %>% 
              filter(algae_only == TRUE))+
  labs(y = expression("mesocosms with "~I[m]/P[a]<1),
       x = expression(AE[m]))

#averaged gpp
midgeprod %>%  
  filter(Pdc>0) %>% 
  left_join(algaeprod %>% 
              mutate(NPP = gpp_daily*AEa) %>% 
              group_by(coreid) %>% 
              summarise(NPP = meanna(NPP))) %>% 
  crossing(AE = seq(0.1,1,by = 0.001)) %>% 
  mutate(ingestion = Pdc/(NPEm*AE),
         ip = ingestion/NPP) %>% 
  group_by(AE) %>% 
  count(algae_only = ip<1) %>% 
  filter(algae_only == TRUE) %>% 
  ggplot(aes(y = n, x= AE))+
  lims(y = c(NA, nrow(midgeprod %>% filter(Pdc>0))))+
  geom_line()+
  geom_line(col = "red", data = midgeprod %>%  
              filter(Pdc>0) %>% 
              left_join(algaeprod %>% 
                          filter(day == 14) %>% 
                          select(-day) %>% 
                          mutate(NPP = gpp_daily*AEa)) %>% 
              select(coreid, day, box, algae_conc, Pdc, gpp_daily, NPP) %>% 
              crossing(AE = seq(0.1,1,by = 0.001)) %>% 
              mutate(ingestion = Pdc/(NPEm*AE),
                     ip = ingestion/NPP) %>% 
              group_by(AE) %>% 
              count(algae_only = ip<1) %>% 
              filter(algae_only == TRUE))+
  geom_line(col = "blue", data = midgeprod %>%  
              filter(Pdc>0) %>% 
              left_join(algaeprod %>% 
                          mutate(NPP = gpp_daily*AEa)) %>% 
              select(coreid, day, box, algae_conc, Pdc, gpp_daily, NPP) %>% 
              crossing(AE = seq(0.1,1,by = 0.001)) %>% 
              mutate(ingestion = Pdc/(NPEm*AE),
                     ip = ingestion/NPP) %>% 
              group_by(AE) %>% 
              count(algae_only = ip<1) %>% 
              filter(algae_only == TRUE))+
  labs(y = expression("mesocosms with "~I[m]/P[a]<1),
       x = expression(AE[m]))
